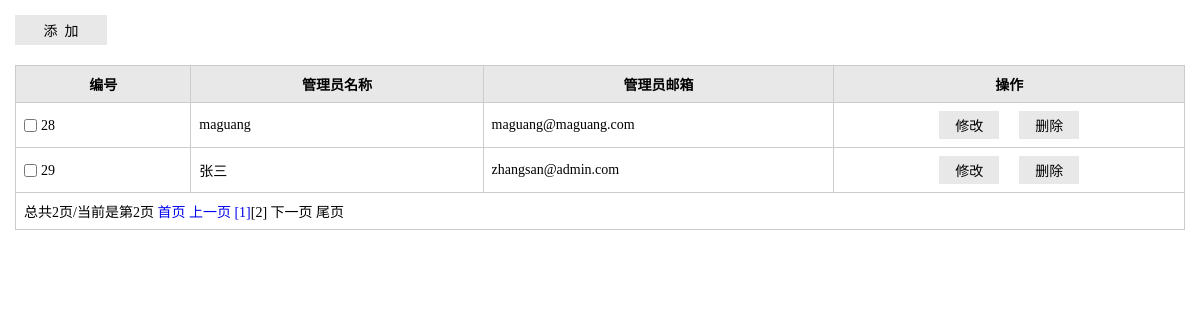
The app's page /admin/listAdmin.php?page=2 with its own data.
### tables this page shows
CREATE TABLE IF NOT EXISTS `stu_admin` (
  `id` tinyint(3) unsigned NOT NULL AUTO_INCREMENT,
  `username` varchar(20) NOT NULL,
  `password` varchar(32) NOT NULL,
  `email` varchar(60) NOT NULL,
  PRIMARY KEY (`id`),
  UNIQUE KEY `username` (`username`)
);

### lib/mysql.func.php (called while the page is built, shortened)
<?php
class DbOperat
{
    private $db_host = "localhost";
    private $db_user = "root";
    private $db_pwd = "liwei";
    private $db_name = "stuSystem";
    private $db_charset = "utf8";
    private $link = null;
    function connect()
    {
        $this->link = new mysqli();
        $this->link->connect($this->db_host, $this->db_user, $this->db_pwd, $this->db_name);
        $this->link->set_charset($this->db_charset);
    }
    function fetchAll($sql, $result_type = MYSQLI_ASSOC)
    {
        $result = $this->link->query($sql);
        while (@$row = mysqli_fetch_array($result, $result_type)) {
            $rows[] = $row;
        }
        return $rows;
    }
    function getResultNum($sql)
    {
        $result = $this->link->query($sql);
        return mysqli_num_rows($result);
    }
}

### core/admin.inc.php (called while the page is built, shortened)
<?php
function getAdminByPage($page,$pageSize=2){
    $mysqli = new DbOperat();
    $sql="select * from stu_admin";
    $totalRows=$mysqli->getResultNum($sql);
    $totalPage=ceil($totalRows/$pageSize);
    if($page>=$totalPage)$page=$totalPage;
    $offset=($page-1)*$pageSize;
    $sql="select id,username,email from stu_admin limit {$offset},{$pageSize}";
    $rows=$mysqli->fetchAll($sql);
    return $rows;
}

### admin/listAdmin.php (the view, shortened to what this page needs)
<?php
require_once '../include.php';
$pageSize=5;
$page=$_REQUEST['page']?(int)$_REQUEST['page']:1;
$rows=getAdminByPage($page,$pageSize);
?>
<!doctype html>
<html>
<head>
    <link rel="stylesheet" href="styles/backstage.css">
</head>
<body>
<div class="details">
    <div class="details_operation clearfix">
        <div class="bui_select">
            <input type="button" value="添&nbsp;&nbsp;加" class="add"  onclick="addAdmin()">
        </div>
    </div>
    <table class="table" cellspacing="0" cellpadding="0">
        <thead>
        <tr>
            <th width="15%">编号</th>
            <th width="25%">管理员名称</th>
            <th width="30%">管理员邮箱</th>
            <th>操作</th>
        </tr>
        </thead>
        <tbody>
        <?php  foreach($rows as $row):?>
            <tr>
                <td><input type="checkbox" id="c1" class="check"><label for="c1" class="label"><?php echo $row['id'];?></label></td>
                <td><?php echo $row['username'];?></td>
                <td><?php echo $row['email'];?></td>
                <td align="center"><input type="button" value="修改" class="btn" onclick="editAdmin(<?php echo $row['id'];?>)"><input type="button" value="删除" class="btn"  onclick="delAdmin(<?php echo $row['id'];?>)"></td>
            </tr>
        <?php endforeach;?>
        <?php if($totalRows>$pageSize):?>
            <tr>
                <td colspan="4"><?php echo showPage($page, $totalPage);?></td>
            </tr>
        <?php endif;?>
        </tbody>
    </table>
</div>
</body>
</html>

### admin/styles/backstage.css (style rules this page uses)
* { margin: 0;padding: 0; }
input,select,textarea { outline: none;border: none; background: none; }
.clearfix:after, .clearfix:before { content: ""; display: table; }
.clearfix:after { clear: both; }
.clearfix { zoom:1; }
.details_operation { margin-bottom: 20px; }
.details { padding: 15px; font-family: "微软雅黑"; }
.bui_select { background-color: #E8E8E8; height: 30px; float: left; }
.add { width: 92px; height: 30px; font-family: "微软雅黑"; font-size: 14px; }
.table { border-collapse: collapse; width: 100%; font-size: 14px; }
.table th { background-color: #E8E8E8; }
.table th, .table td { border: solid 1px #ccc; padding: 8px; }
.label,.check { vertical-align: middle; }
.check { margin-right: 4px; }
.btn { padding: 4px 16px; background-color: #E8E8E8; margin: 0 10px;font-family: "微软雅黑"; font-size: 14px; }

### records on screen
stu_admin: id "28", username "maguang", email "maguang@maguang.com"
stu_admin: id "29", username "张三", email "zhangsan@admin.com"

### other values on screen
showPage($page, $totalPage) "总共2页/当前是第2页"
